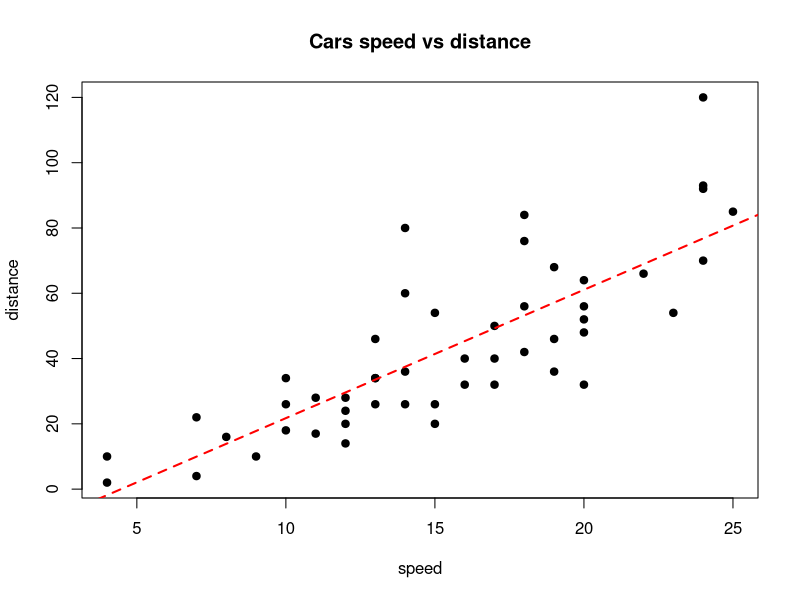
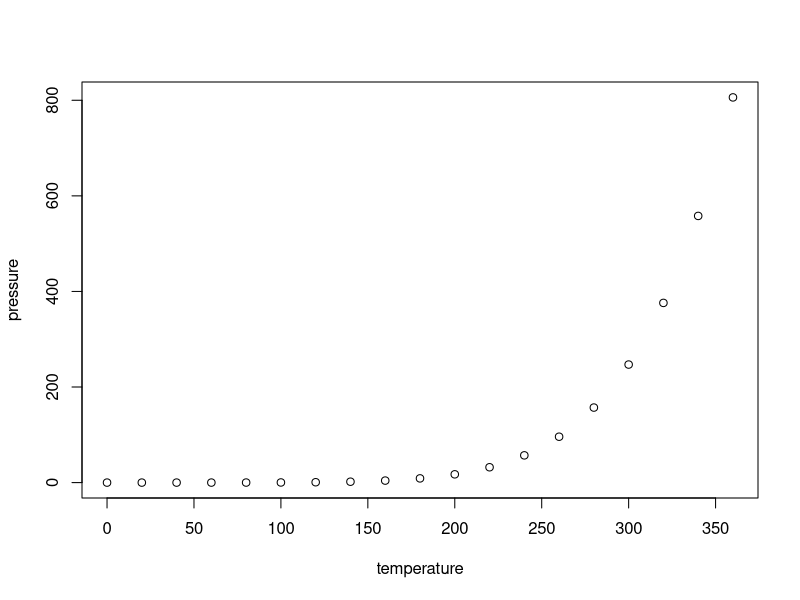

Reproduce these figures in R, in order.
## ---- chunk 1
knitr::opts_chunk$set(echo = TRUE)
## ---- chunk 2
summary(cars)
cars
nrow(cars)
cars$speed
cars$dist
mylm<-lm(cars$dist~cars$speed)
plot(cars$speed, cars$dist, xlab = "speed", ylab = "distance", main = "Cars speed vs distance", pch=19)
abline(mylm,col="red", lwd=2, lty=2)
## ---- chunk 3
plot(pressure)
## ---- chunk 4

